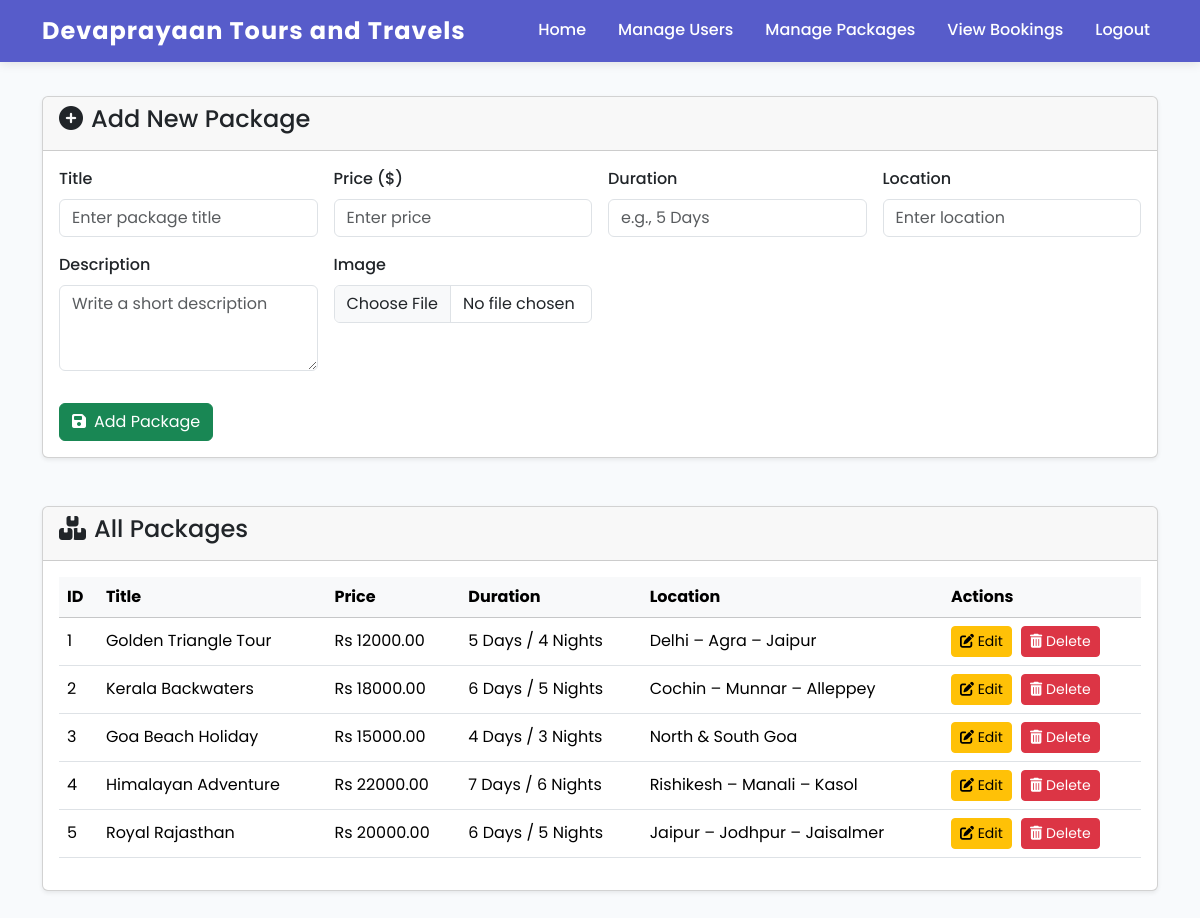
/Admin/manage-packages.php, run on the app's committed database.
### tables this page shows
CREATE TABLE `packages` (
  `id` int(11) NOT NULL,
  `title` varchar(255) NOT NULL,
  `description` text NOT NULL,
  `price` decimal(10,2) NOT NULL,
  `duration` varchar(50) NOT NULL,
  `location` varchar(255) NOT NULL,
  `image` varchar(255) DEFAULT NULL
);

### Admin/manage-packages.php (the view, shortened to what this page needs)
<?php
    include '../includes/db.php';
    $sql = "SELECT * FROM packages";
    $packages = mysqli_query($conn, $sql);
?>
<!doctype html>
<html lang="en">
<head>
    <link href="https://cdn.jsdelivr.net/npm/bootstrap@5.3.3/dist/css/bootstrap.min.css" rel="stylesheet">
    <link rel="stylesheet" href="https://cdnjs.cloudflare.com/ajax/libs/font-awesome/6.4.2/css/all.min.css">
    <link href="../assets/css/style.css" rel="stylesheet">
</head>
<body>
    <?php include '../includes/admin-header.php'; ?>
    <div class="container mt-5 py-5">
        <div class="card mb-5 shadow-sm">
            <div class="card-header">
                <h4><i class="fas fa-plus-circle me-2"></i>Add New Package</h4>
            </div>
            <div class="card-body">
                <form method="POST" enctype="multipart/form-data">
                    <div class="row g-3">
                        <div class="col-md-3">
                            <label class="form-label">Title</label>
                            <input type="text" name="title" class="form-control" placeholder="Enter package title"
                                required>
                        </div>
                        <div class="col-md-3">
                            <label class="form-label">Price ($)</label>
                            <input type="number" step="0.01" name="price" class="form-control" placeholder="Enter price"
                                required>
                        </div>
                        <div class="col-md-3">
                            <label class="form-label">Duration</label>
                            <input type="text" name="duration" class="form-control" placeholder="e.g., 5 Days" required>
                        </div>
                        <div class="col-md-3">
                            <label class="form-label">Location</label>
                            <input type="text" name="location" class="form-control" placeholder="Enter location"
                                required>
                        </div>
                        <div class="col-md-3">
                            <label class="form-label">Description</label>
                            <textarea name="description" class="form-control" rows="3"
                                placeholder="Write a short description" required></textarea>
                        </div>
                        <div class="col-md-3">
                            <label class="form-label">Image</label>
                            <input type="file" name="image" class="form-control" required>
                        </div>
                        <div class="col-12">
                            <button type="submit" name="add_package" class="btn btn-success mt-3">
                                <i class="fas fa-save me-2"></i>Add Package
                            </button>
                        </div>
                    </div>
                </form>
            </div>
        </div>
        <div class="card shadow-sm">
            <div class="card-header">
                <h4><i class="fas fa-boxes me-2"></i>All Packages</h4>
            </div>
            <div class="card-body table-responsive">
                <table class="table table-hover align-middle">
                    <thead class="table-light">
                        <tr>
                            <th>ID</th>
                            <th>Title</th>
                            <th>Price</th>
                            <th>Duration</th>
                            <th>Location</th>
                            <th>Actions</th>
                        </tr>
                    </thead>
                    <tbody>
                        <?php while($row = mysqli_fetch_assoc($packages)): ?>
                        <tr>
                            <td>
                                <?= $row['id'] ?>
                            </td>
                            <td>
                                <?= $row['title'] ?>
                            </td>
                            <td>Rs
                                <?= $row['price'] ?>
                            </td>
                            <td>
                                <?= $row['duration'] ?>
                            </td>
                            <td>
                                <?= $row['location'] ?>
                            </td>
                            <td>
                                <button class="btn btn-sm btn-warning btn-space" data-bs-toggle="modal"
                                    data-bs-target="#editModal<?= $row['id'] ?>">
                                    <i class="fas fa-edit"></i> Edit
                                </button>
                                <a href="manage-packages.php?delete=<?= $row['id'] ?>" class="btn btn-sm btn-danger"
                                    onclick="return confirm('Delete this package?')"><i class="fas fa-trash-alt"></i>
                                    Delete</a>
                            </td>
                        </tr>
                        <?php endwhile; ?>
                    </tbody>
                </table>
            </div>
        </div>
    </div>
</body>
</html>

### includes/admin-header.php (shortened to what this page needs)
   <head>
    <link href="https://cdn.jsdelivr.net/npm/bootstrap@5.3.3/dist/css/bootstrap.min.css" rel="stylesheet">
    <link rel="stylesheet" href="https://cdnjs.cloudflare.com/ajax/libs/font-awesome/6.4.2/css/all.min.css">
    <link href="https://cdn.jsdelivr.net/npm/aos@2.3.4/dist/aos.css" rel="stylesheet">
    <link rel="stylesheet" href="../assets/css/style.css">
</head>
    <nav class="navbar navbar-expand-lg fixed-top">
        <div class="container">
            <a class="navbar-brand" href="index.php">Devaprayaan Tours and Travels</a>
            <div class="collapse navbar-collapse" id="navbarNav">
                <ul class="navbar-nav ms-auto align-items-lg-center">
                    <li class="nav-item"><a class="nav-link" href="../admin/dashboard.php">Home</a></li>
                    <li class="nav-item"><a class="nav-link" href="../admin/manage-users.php">Manage Users</a></li>
                    <li class="nav-item"><a class="nav-link" href="../admin/manage-packages.php">Manage Packages</a></li>
                    <li class="nav-item"><a class="nav-link" href="../admin/booking-history.php">View Bookings</a></li>
                    <li class="nav-item"><a class="nav-link" href="../logout.php">Logout</a></li>
                </ul>
            </div>
        </div>
    </nav>

### assets/css/style.css (style rules this page uses)
body { font-family: 'Poppins', sans-serif; background: #f8fafc; scroll-behavior: smooth; transition: background 0.4s, color 0.4s; display: flex; flex-direction: column; min-height: 100vh; }
.navbar { background: rgba(78, 84, 200, 0.95); backdrop-filter: blur(10px); box-shadow: 0 2px 10px rgba(0, 0, 0, 0.1); }
.navbar-brand { font-weight: 700; font-size: 1.5rem; color: #fff !important; letter-spacing: 1px; }
.navbar-nav .nav-link { color: #fff !important; font-weight: 500; margin-left: 1rem; position: relative; }
.navbar-nav .nav-link::after { content: ""; width: 0; height: 2px; display: block; background: #ffd700; transition: width 0.3s; margin: auto; }

### Admin/manage-packages.php (style rules this page uses)
body { background-color: #f8f9fa; }
.card { border-radius: 0.5rem; }
.card-header { background-color: #007bff; color: #fff; font-weight: 500; }
.btn-space { margin-right: 5px; }
.form-label { font-weight: 500; }

### data on the page
packages: id "1", title "Golden Triangle Tour", price "12000.00", duration "5 Days / 4 Nights", location "Delhi – Agra – Jaipur"
packages: id "2", title "Kerala Backwaters", price "18000.00", duration "6 Days / 5 Nights", location "Cochin – Munnar – Alleppey"
packages: id "3", title "Goa Beach Holiday", price "15000.00", duration "4 Days / 3 Nights", location "North & South Goa"
packages: id "4", title "Himalayan Adventure", price "22000.00", duration "7 Days / 6 Nights", location "Rishikesh – Manali – Kasol"
packages: id "5", title "Royal Rajasthan", price "20000.00", duration "6 Days / 5 Nights", location "Jaipur – Jodhpur – Jaisalmer"
